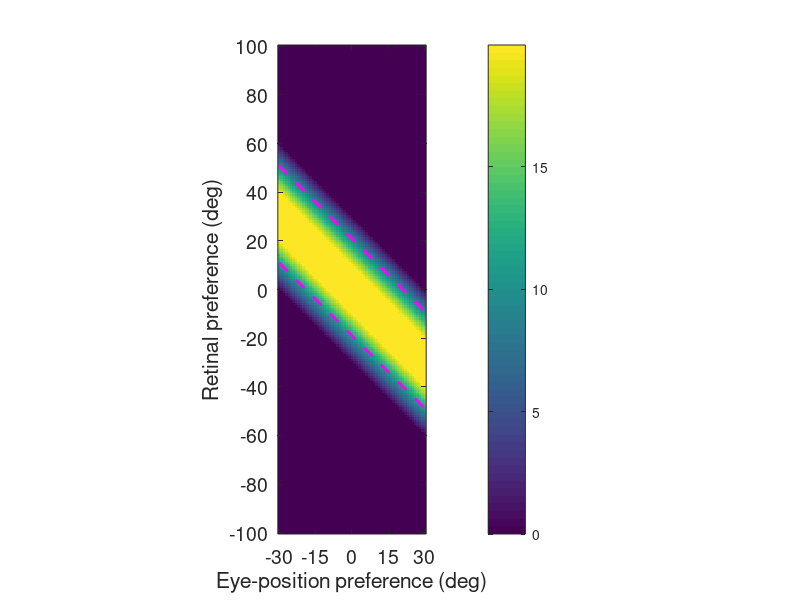

The MATLAB source for this figure:
    
function overlapfigure_peaked_region()

    r_0 = 0.5;
    E = 60;
    R = 200;

    e_prefs = -E/2:1:E/2;
    r_prefs = R/2:-1:-R/2;
    [eye_prefs ret_prefs] = meshgrid(e_prefs,r_prefs);
    
    % Reference neuron
    sigma = 6.0;

        
    % Reference neuron
    ref_upper = 20;
    ref_lower = -20;

    % Compute overlap    
    h_lower = ret_prefs + eye_prefs - 2*sigma*sqrt(log(1/r_0));
    h_higher = ret_prefs + eye_prefs + 2*sigma*sqrt(log(1/r_0));
    
    overlap = min(ref_upper,h_higher) - max(ref_lower,h_lower);         % Compute overlap
    overlap(overlap < 0) = 0;
    
    % Figure
    figure;
    imagesc(overlap);
    hold on;
    colorbar;
    %caxis([0 20]);
    
    % positive gain
    plot([1 (E+1)],[(R/2 + (ref_upper-E/2))  (R/2 + (ref_upper+E/2))],'--m','LineWidth',2); % upper constraint
    plot([1 (E+1)],[(R/2 + (ref_lower-E/2))  (R/2 + (ref_lower+E/2))],'--m','LineWidth',2); % lower constraint
    
    dim = fliplr(size(overlap));
    pbaspect([dim 1]);
    [height,width] = size(overlap);
    

        %% Make pretty 
            hYLabel = ylabel('Retinal preference (deg)'); % : \alpha_{i}
            hXLabel = xlabel('Eye-position preference (deg)'); % : \beta_{i}
          
            % Fix axes ticks
            
            wTicks = 1:width;
            wdist = 15;
            wTicks = wTicks(1:wdist:end);
            wLabels = e_prefs(1:wdist:end);
            wCellLabels = cell(1,length(wLabels));
            for t=1:length(wLabels),
              wCellLabels{t} = num2str(wLabels(t));
            end
            
            set(gca,'XTick',wTicks);
            set(gca,'XTickLabel',wCellLabels);
            
            % Height
            hTicks = 1:height;
            hdist = 20;
            hTicks = hTicks(1:hdist:end);
            hLabels = r_prefs(1:hdist:end);
            hCellLabels = cell(1,length(hLabels));
            for l=1:length(hLabels),
              hCellLabels{l} = [num2str(hLabels(l)) ];
            end

            set(gca,'YTick',hTicks);
            set(gca,'YTickLabel',hCellLabels);
            
            % Change font size
            set([hYLabel hXLabel], 'FontSize', 16);
            set(gca, 'FontSize', 14);

end
